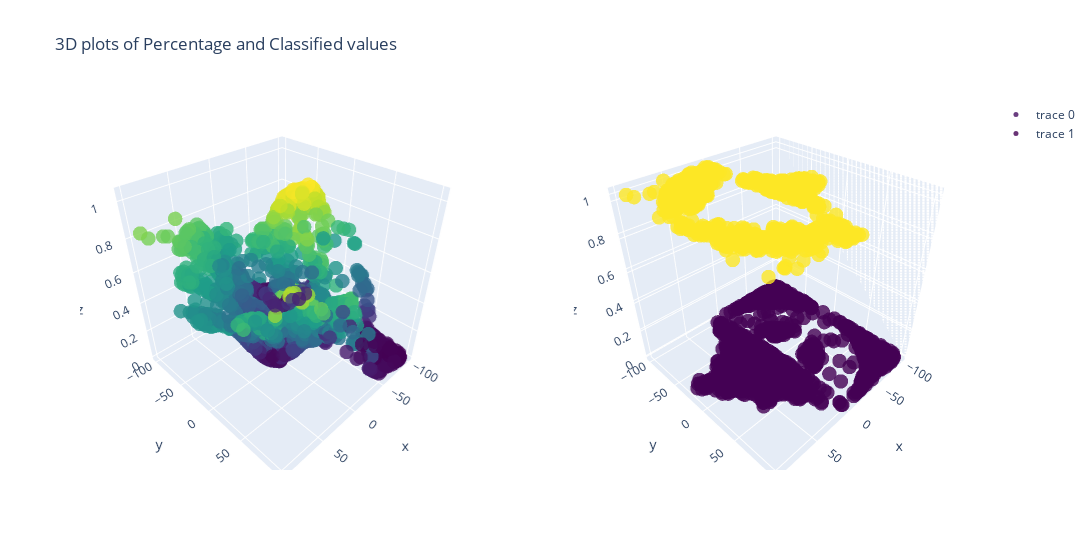

Write notebook code for a chart like this one.
### Code cell
r3.plot_combined(XY_rings3_balance_train)

### Figure 1 — Plotly figure (JSON) as saved in the notebook; plotly's stock layout.template omitted (floating-point values rounded to 4 significant figures; data arrays with more than 128 entries replaced by an {"elided": "..."} marker saying what was removed)
{"data": [{"marker": {"color": {"elided": "2060 float values"}, "colorscale": [[0, "#440154"], [0.1111, "#482878"], [0.2222, "#3e4989"], [0.3333, "#31688e"], [0.4444, "#26828e"], [0.5556, "#1f9e89"], [0.6667, "#35b779"], [0.7778, "#6ece58"], [0.8889, "#b5de2b"], [1, "#fde725"]], "opacity": 0.8, "size": 5}, "mode": "markers", "scene": "scene", "type": "scatter3d", "x": {"elided": "2060 float values"}, "y": {"elided": "2060 float values"}, "z": {"elided": "2060 float values"}}, {"marker": {"color": {"elided": "2060 int values"}, "colorscale": [[0, "#440154"], [0.1111, "#482878"], [0.2222, "#3e4989"], [0.3333, "#31688e"], [0.4444, "#26828e"], [0.5556, "#1f9e89"], [0.6667, "#35b779"], [0.7778, "#6ece58"], [0.8889, "#b5de2b"], [1, "#fde725"]], "opacity": 0.8, "size": 5}, "mode": "markers", "scene": "scene2", "type": "scatter3d", "x": {"elided": "2060 float values"}, "y": {"elided": "2060 float values"}, "z": {"elided": "2060 int values"}}], "layout": {"height": 550, "scene": {"domain": {"x": [0, 0.45], "y": [0, 1]}}, "scene2": {"domain": {"x": [0.55, 1], "y": [0, 1]}}, "title": {"text": "3D plots of Percentage and Classified values"}, "width": 1100}}
